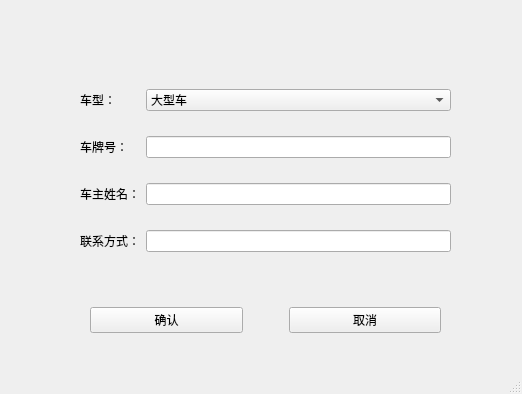
<?xml version="1.0" encoding="UTF-8"?>
<ui version="4.0">
 <class>parkWindow</class>
 <widget class="QMainWindow" name="parkWindow">
  <property name="geometry">
   <rect>
    <x>0</x>
    <y>0</y>
    <width>522</width>
    <height>394</height>
   </rect>
  </property>
  <property name="windowTitle">
   <string>录入泊车信息</string>
  </property>
  <widget class="QWidget" name="centralwidget">
   <widget class="QWidget" name="gridLayoutWidget">
    <property name="geometry">
     <rect>
      <x>80</x>
      <y>70</y>
      <width>371</width>
      <height>201</height>
     </rect>
    </property>
    <layout class="QGridLayout" name="gridLayout">
     <item row="3" column="0">
      <widget class="QLabel" name="label_3">
       <property name="text">
        <string>联系方式：</string>
       </property>
       <property name="buddy">
        <cstring>editphone</cstring>
       </property>
      </widget>
     </item>
     <item row="2" column="1">
      <widget class="QLineEdit" name="editname"/>
     </item>
     <item row="1" column="0">
      <widget class="QLabel" name="label">
       <property name="text">
        <string>车牌号：</string>
       </property>
       <property name="buddy">
        <cstring>editcode</cstring>
       </property>
      </widget>
     </item>
     <item row="2" column="0">
      <widget class="QLabel" name="label_2">
       <property name="text">
        <string>车主姓名：</string>
       </property>
       <property name="buddy">
        <cstring>editname</cstring>
       </property>
      </widget>
     </item>
     <item row="1" column="1">
      <widget class="QLineEdit" name="editcode"/>
     </item>
     <item row="3" column="1">
      <widget class="QLineEdit" name="editphone"/>
     </item>
     <item row="0" column="0">
      <widget class="QLabel" name="label_4">
       <property name="text">
        <string>车型：</string>
       </property>
       <property name="buddy">
        <cstring>cbbigsmall</cstring>
       </property>
      </widget>
     </item>
     <item row="0" column="1">
      <widget class="QComboBox" name="cbbigsmall">
       <item>
        <property name="text">
         <string>大型车</string>
        </property>
       </item>
       <item>
        <property name="text">
         <string>小型车</string>
        </property>
       </item>
      </widget>
     </item>
    </layout>
   </widget>
   <widget class="QWidget" name="horizontalLayoutWidget">
    <property name="geometry">
     <rect>
      <x>90</x>
      <y>280</y>
      <width>351</width>
      <height>80</height>
     </rect>
    </property>
    <layout class="QHBoxLayout" name="horizontalLayout">
     <item>
      <widget class="QPushButton" name="pbtaccept">
       <property name="text">
        <string>确认</string>
       </property>
      </widget>
     </item>
     <item>
      <spacer name="horizontalSpacer">
       <property name="orientation">
        <enum>Qt::Horizontal</enum>
       </property>
       <property name="sizeType">
        <enum>QSizePolicy::Fixed</enum>
       </property>
       <property name="sizeHint" stdset="0">
        <size>
         <width>40</width>
         <height>20</height>
        </size>
       </property>
      </spacer>
     </item>
     <item>
      <widget class="QPushButton" name="pbtexit">
       <property name="text">
        <string>取消</string>
       </property>
      </widget>
     </item>
    </layout>
   </widget>
  </widget>
  <widget class="QStatusBar" name="statusbar"/>
 </widget>
 <resources/>
 <connections>
  <connection>
   <sender>pbtexit</sender>
   <signal>clicked()</signal>
   <receiver>parkWindow</receiver>
   <slot>close()</slot>
   <hints>
    <hint type="sourcelabel">
     <x>366</x>
     <y>319</y>
    </hint>
    <hint type="destinationlabel">
     <x>260</x>
     <y>196</y>
    </hint>
   </hints>
  </connection>
 </connections>
</ui>
